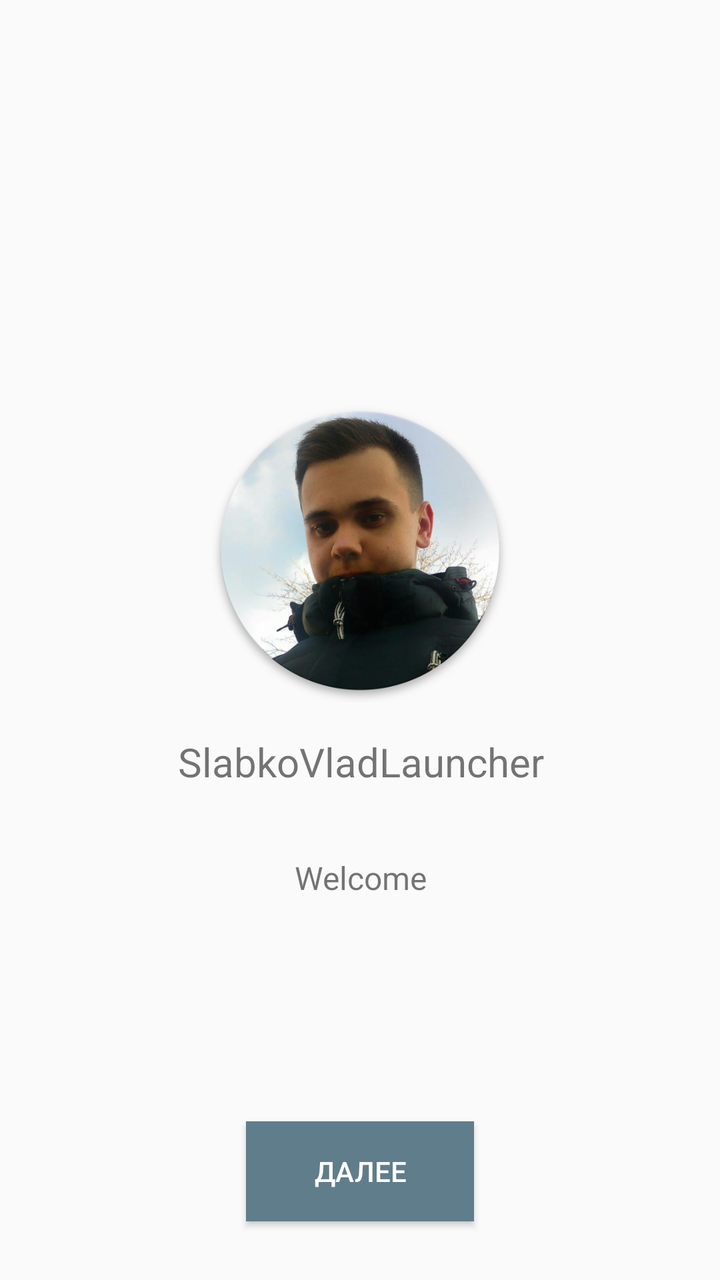
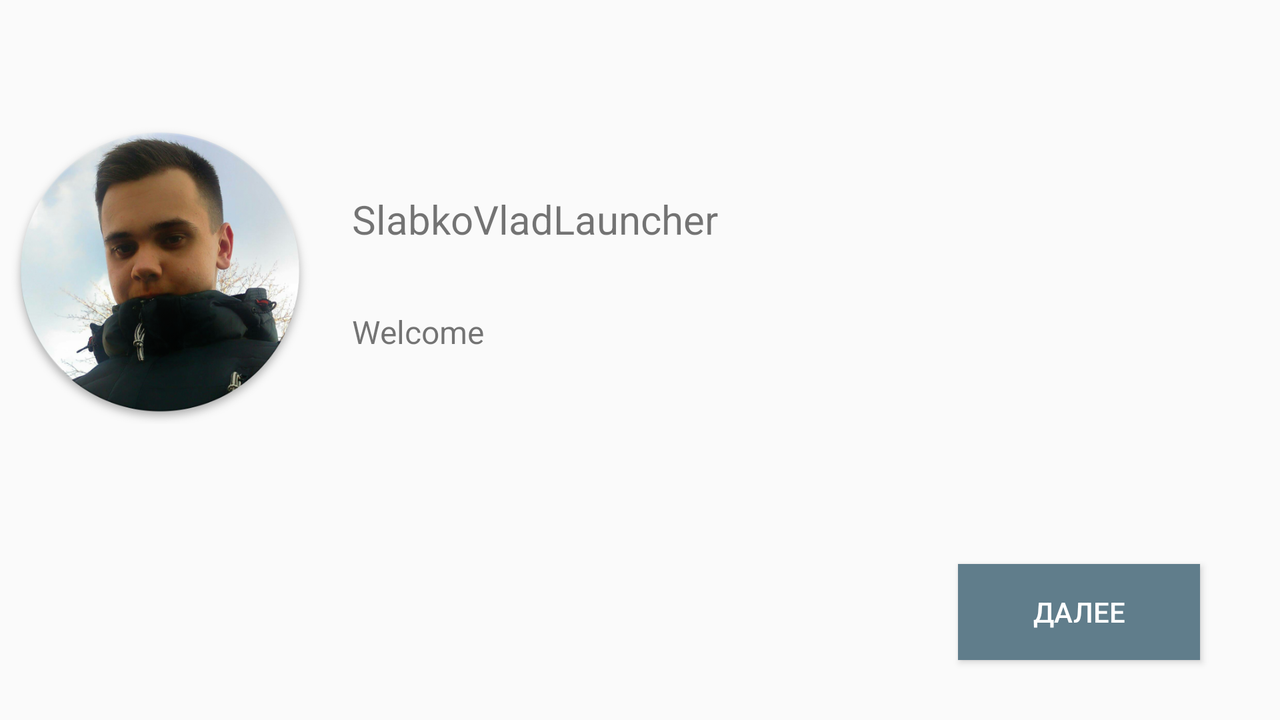

First picture: res/layout/ on a phone held upright. Second picture: the repository's own variant of that layout, on a device whose configuration matches the variant's folder. Source for both follows.
<!-- AndroidManifest.xml: application theme AppTheme -->
<!-- res/layout/fragment_first.xml -->
<?xml version="1.0" encoding="utf-8"?>
<android.support.constraint.ConstraintLayout xmlns:android="http://schemas.android.com/apk/res/android"
    xmlns:app="http://schemas.android.com/apk/res-auto"
    xmlns:tools="http://schemas.android.com/tools"
    android:layout_width="match_parent"
    android:layout_height="match_parent"
    tools:context=".welcomePage.FirstFragment">

    <ImageView
        android:id="@+id/imageView"
        android:layout_width="456px"
        android:layout_height="456px"
        app:layout_constraintBottom_toTopOf="@+id/textView"
        app:layout_constraintEnd_toEndOf="parent"
        app:layout_constraintStart_toStartOf="parent"
        app:srcCompat="@drawable/ic1" />

    <TextView
        android:id="@+id/textView"
        android:layout_width="395dp"
        android:layout_height="wrap_content"
        android:gravity="center"
        android:padding="48px"
        android:text="@string/app_title"
        android:textSize="60px"
        app:layout_constraintBottom_toTopOf="@+id/textView2"
        app:layout_constraintEnd_toEndOf="parent"
        app:layout_constraintStart_toStartOf="parent"
        app:layout_constraintTop_toTopOf="parent"
        app:layout_constraintVertical_bias="1.0" />

    <TextView
        android:id="@+id/textView2"
        android:layout_width="395dp"
        android:layout_height="57dp"
        android:gravity="center"
        android:padding="48px"
        android:text="@string/hello"
        android:textSize="48px"
        app:layout_constraintBottom_toTopOf="@+id/button"
        app:layout_constraintEnd_toEndOf="parent"
        app:layout_constraintStart_toStartOf="parent"
        app:layout_constraintTop_toTopOf="parent"
        app:layout_constraintVertical_bias="0.815" />

    <Button
        android:id="@+id/button"
        style="@style/Widget.AppCompat.Button.Colored"
        android:layout_width="114dp"
        android:layout_height="50dp"
        android:background="@color/colorPrimary"
        android:text="@string/next"
        app:layout_constraintBottom_toBottomOf="parent"
        app:layout_constraintEnd_toEndOf="parent"
        app:layout_constraintHorizontal_bias="0.5"
        app:layout_constraintStart_toStartOf="parent"
        app:layout_constraintTop_toTopOf="parent"
        app:layout_constraintVertical_bias="0.95" />

</android.support.constraint.ConstraintLayout>
<!-- resources referenced by this layout -->
<resources>
  <color name="colorPrimary">#607D8B</color>
  <!-- drawable ic1: png bitmap (drawable, 322003 bytes) -->
  <string name="app_title">SlabkoVladLauncher</string>
  <string name="hello">Welcome</string>
  <string name="next">Далее</string>
  <style name="AppTheme" parent="Theme.AppCompat.Light.NoActionBar">
          
          <item name="colorPrimary">#78909C</item>
          <item name="colorPrimaryDark">#546E7A</item>
          <item name="colorAccent">#FF4085</item>
  
      </style>
</resources>
<!-- res/layout-land/fragment_first.xml (the repository's variant of the layout above) -->
<!-- drawn on the phone turned sideways -->
<?xml version="1.0" encoding="utf-8"?>
<RelativeLayout xmlns:android="http://schemas.android.com/apk/res/android"
    android:layout_width="match_parent"
    android:layout_height="match_parent"
    xmlns:tools="http://schemas.android.com/tools"
    xmlns:app="http://schemas.android.com/apk/res-auto"
    tools:context=".welcomePage.FirstFragment">

        <ImageView
            android:id="@+id/imageView"
            android:layout_width="456px"
            android:layout_height="456px"
            android:layout_alignParentStart="true"
            android:layout_alignParentLeft="true"
            android:layout_alignParentTop="true"
            android:layout_marginTop="60dp"
            android:layout_toStartOf="@+id/textView"
            android:layout_toLeftOf="@+id/textView"
            android:src="@drawable/ic1" />

        <TextView
            android:id="@+id/textView"
            android:layout_width="395dp"
            android:layout_height="wrap_content"
            android:layout_alignParentTop="true"
            android:layout_alignParentEnd="true"
            android:layout_alignParentRight="true"
            android:layout_marginTop="80dp"
            android:layout_marginEnd="85dp"
            android:layout_marginRight="85dp"
            android:gravity="left"
            android:padding="48px"
            android:text="@string/app_title"
            android:textSize="60px" />

        <TextView
            android:id="@+id/textView2"
            android:layout_width="395dp"
            android:layout_height="57dp"
            android:layout_below="@+id/textView"
            android:layout_alignParentEnd="true"
            android:layout_alignParentRight="true"

            android:layout_marginEnd="85dp"
            android:layout_marginRight="85dp"
            android:gravity="left"
            android:padding="48px"
            android:text="@string/hello"
            android:textSize="48px" />

        <Button
            android:id="@+id/button"
            style="@style/Widget.AppCompat.Button.Colored"
            android:layout_width="121dp"
            android:layout_height="wrap_content"
            android:layout_alignParentEnd="true"
            android:layout_alignParentRight="true"
            android:layout_alignParentBottom="true"
            android:layout_marginEnd="40dp"
            android:layout_marginRight="30dp"
            android:layout_marginBottom="30dp"
            android:background="@color/colorPrimary"
            android:text="@string/next" />

    </RelativeLayout>
